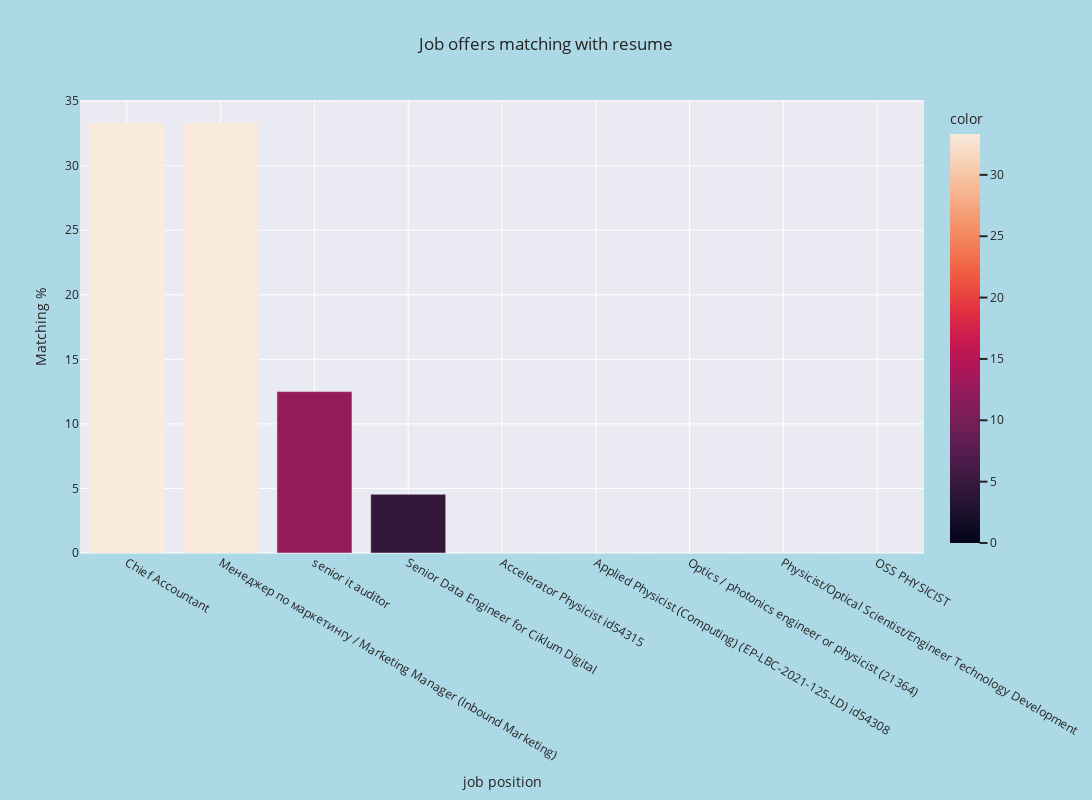

This figure's notebook cell:
### Code cell
pct_list = match_skills(JD_set, skill_list, data)
pct_list

### Figure 1 — Plotly figure (JSON) as saved in the notebook; plotly's stock layout.template omitted (floating-point values rounded to 4 significant figures)
{"data": [{"alignmentgroup": "True", "hovertemplate": "job position=%{x}<br>Matching %=%{y}<br>color=%{marker.color}<extra></extra>", "legendgroup": "", "marker": {"color": [33.33, 33.33, 12.5, 4.55, 0, 0, 0, 0, 0], "coloraxis": "coloraxis", "pattern": {"shape": ""}}, "name": "", "offsetgroup": "", "orientation": "v", "showlegend": false, "textposition": "auto", "type": "bar", "x": ["Chief Accountant", "Менеджер по маркетингу / Marketing Manager (Inbound Marketing)", "senior it auditor", "Senior Data Engineer for Ciklum Digital", "Accelerator Physicist id54315", "Applied Physicist (Computing) (EP-LBC-2021-125-LD) id54308", "Optics / photonics engineer or physicist (21364)", "Physicist/Optical Scientist/Engineer Technology Development", "OSS PHYSICIST"], "xaxis": "x", "y": [33.33, 33.33, 12.5, 4.55, 0, 0, 0, 0, 0], "yaxis": "y"}], "layout": {"barmode": "relative", "coloraxis": {"colorbar": {"title": {"text": "color"}}, "colorscale": [[0, "rgb(2,4,25)"], [0.0625, "rgb(24,15,41)"], [0.125, "rgb(47,23,57)"], [0.1875, "rgb(71,28,72)"], [0.25, "rgb(97,30,82)"], [0.3125, "rgb(123,30,89)"], [0.375, "rgb(150,27,91)"], [0.4375, "rgb(177,22,88)"], [0.5, "rgb(203,26,79)"], [0.5625, "rgb(223,47,67)"], [0.625, "rgb(236,76,61)"], [0.6875, "rgb(242,107,73)"], [0.75, "rgb(244,135,95)"], [0.8125, "rgb(245,162,122)"], [0.875, "rgb(246,188,153)"], [0.9375, "rgb(247,212,187)"], [1, "rgb(250,234,220)"]]}, "height": 800, "legend": {"tracegroupgap": 0}, "paper_bgcolor": "lightblue", "title": {"text": "Job offers matching with resume"}, "width": 1200, "xaxis": {"anchor": "y", "autorange": true, "domain": [0, 1], "range": [-0.5, 8.5], "title": {"text": "job position"}, "type": "category"}, "yaxis": {"anchor": "x", "autorange": true, "domain": [0, 1], "range": [0, 35.08], "title": {"text": "Matching %"}, "type": "linear"}}}
